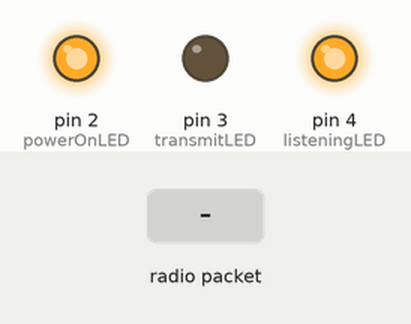
The sketch below on a simulated Arduino Uno, built with avr-gcc and run on an emulated ATmega328P. Parts: output pins drawn as LEDs (lit = HIGH). The test bench sets the inputs (shaded band). No radio packets arrive unless stated; what the sketch prints to the serial monitor is not drawn.

Above: at 1.2 s.
1.3 s: radio packet "1" arrives
Timing chart, 0 to 4.3 s (numbered marks = the images above; inputs shaded):
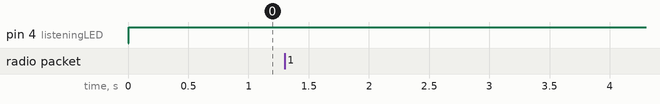

The sketch:

rf.ino
```cpp
#include <SPI.h>
#include <nRF24L01.h>
#include <RF24.h>

RF24 radio(9, 10);  // CE, CSN pins

const byte address[6] = "00001";
char incomingMessage[32];
char outgoingMessage[32] = "Hello from Arduino";

unsigned long lastSendTime = 0;
unsigned long sendInterval = 100;  // Adjust as needed

// LED pin assignments
const int powerOnLED = 2;
const int transmitLED = 3;
const int listeningLED = 4;

void setup() {
  Serial.begin(9600);
  radio.begin();
  radio.openWritingPipe(address);
  radio.openReadingPipe(1, address);
  radio.setPALevel(RF24_PA_MIN);
  radio.setDataRate(RF24_2MBPS);  // Set to maximum data rate
  radio.setRetries(3, 15);        // Set retries (3 times with 15 * 250us delay)
  radio.stopListening();

  // Initialize LED pins
  pinMode(listeningLED, OUTPUT);
  pinMode(powerOnLED, OUTPUT);
  pinMode(transmitLED, OUTPUT);

  // Set initial LED states
  digitalWrite(powerOnLED, HIGH);
  digitalWrite(listeningLED, LOW);
  digitalWrite(transmitLED, LOW);
}

void loop() {
  // Sending data
  unsigned long currentTime = millis();
  if (currentTime - lastSendTime >= sendInterval) {
    radio.stopListening();  // Stop listening and start sending
    digitalWrite(listeningLED, LOW);
    digitalWrite(transmitLED, HIGH);

    bool ack = radio.write(&outgoingMessage, sizeof(outgoingMessage));
    if (ack) {
      Serial.println("Message sent successfully");
    } else {
      Serial.println("Message send failed");
    }

    digitalWrite(transmitLED, LOW);
    lastSendTime = currentTime;
  }

  // Receiving data
  radio.startListening();  // Start listening to receive data
  digitalWrite(listeningLED, HIGH);

  unsigned long startTime = millis();
  bool timeout = false;
  while (!radio.available() && !timeout) {
    if (millis() - startTime > 100) {  // Adjust timeout as needed
      timeout = true;
    }
  }

  if (!timeout) {
    radio.read(&incomingMessage, sizeof(incomingMessage));
    Serial.print("Received message: ");
    Serial.println(incomingMessage);
  }

  radio.stopListening();  // Stop listening to prepare for the next send
  digitalWrite(listeningLED, LOW);
  digitalWrite(transmitLED, LOW);
}
```
